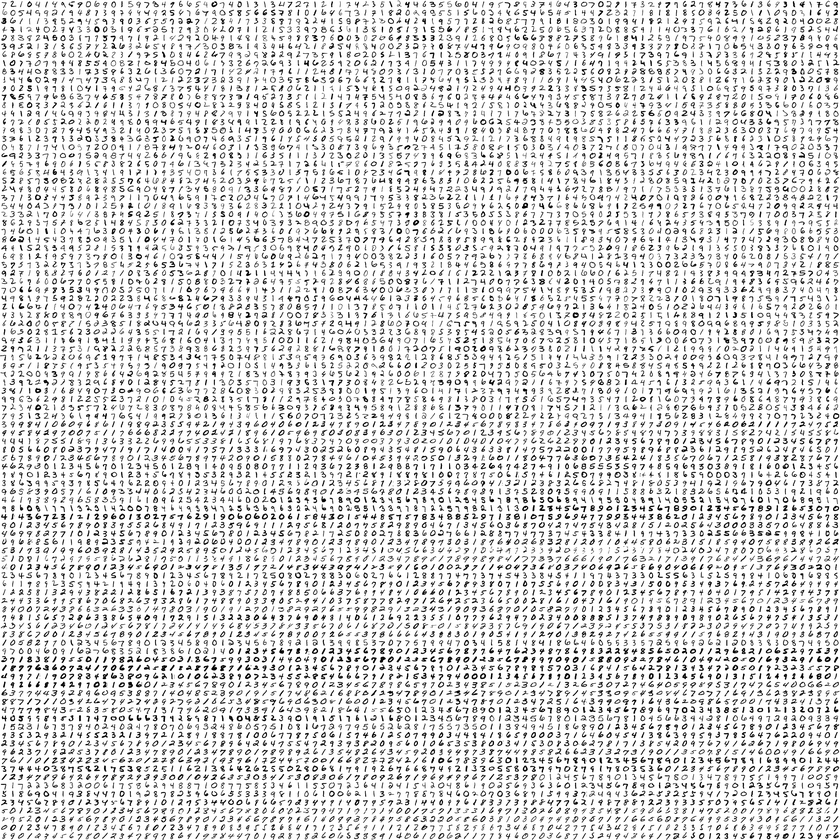
#> input picture mnistdigits.png, 840 x 840 px, shrunk from 2800 x 2800 before the run
$ python split.py
#> lines starting #> are read from the running program, lines starting #| are printed output that depends on the picture
# coding=utf-8
from PIL import Image
import numpy as np


def loadImage():
    im = Image.open("mnistdigits.png")
#> im is the input picture: PIL image 840x840 RGBA; mean R, G, B, A 218.3, 218.3, 218.3, 255
    # im.show()

    im = im.convert("L")
#> im: PIL image 840x840 L
    print(im.size)
#| (840, 840)
    """
    (0,0,28,28)[0,0],(28,0,56,28)[0,1],(56,0,84,28)[0,2]
    (0,28,28,56)[1,0],(28,28,56,56)[1,1],(56,28,84,56)[1,2]
    (0,56,28,84)[2,0]
    """
    for i in range(0, 100):
        for j in range(0, 100):
            cropped = im.crop((j*28, i*28, j*28+28, i*28+28))
            cropped.save("C:/Users/wsl/Desktop/imgs/"+str(((28*i)+j))+".png")
            print((28*i)+j)
#> this loop made 100 passes
#> pass 1, in loadImage, `cropped.save("C:/Users/wsl/Desktop/imgs/"+str(((28*i)+j))+".png")`:
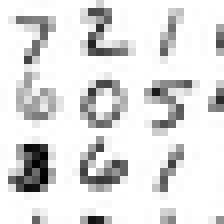
#> saved as 0.png: PIL image 28x28 L (shown 8 times larger); min 0, max 255, mean 223.1
#> pass 1, in loadImage, `cropped.save("C:/Users/wsl/Desktop/imgs/"+str(((28*i)+j))+".png")`:
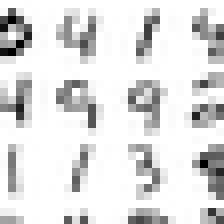
#> saved as 1.png: PIL image 28x28 L (shown 8 times larger); min 0, max 255, mean 223.2
#> pass 1, in loadImage, `cropped.save("C:/Users/wsl/Desktop/imgs/"+str(((28*i)+j))+".png")`:
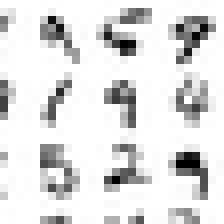
#> saved as 2.png: PIL image 28x28 L (shown 8 times larger); min 0, max 255, mean 223.7
#> pass 1, in loadImage, `cropped.save("C:/Users/wsl/Desktop/imgs/"+str(((28*i)+j))+".png")`:
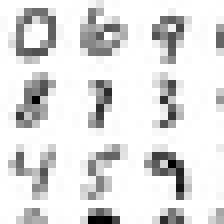
#> saved as 3.png: PIL image 28x28 L (shown 8 times larger); min 0, max 255, mean 223.6
#> after the loop: cropped: PIL image 28x28 L; every value is 0
    # data = np.matrix(im.getdata())
    # print(data.shape)
    # img = data.reshape(28, 280000)

    matrix = []
    # [10 lines of commented-out code are left out]
loadImage()
